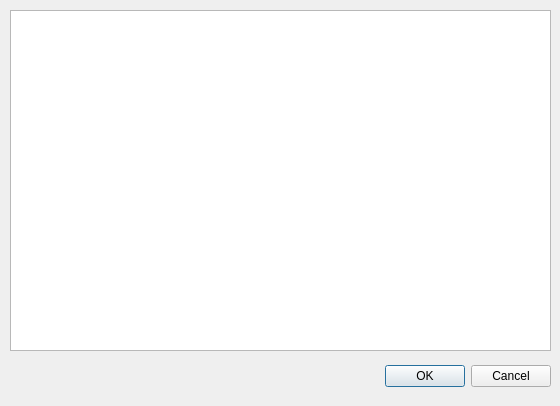
<?xml version="1.0" encoding="UTF-8"?>
<ui version="4.0">
 <class>Dialog</class>
 <widget class="QDialog" name="Dialog">
  <property name="geometry">
   <rect>
    <x>0</x>
    <y>0</y>
    <width>560</width>
    <height>406</height>
   </rect>
  </property>
  <property name="windowTitle">
   <string>Dialog</string>
  </property>
  <widget class="QDialogButtonBox" name="buttonBox">
   <property name="geometry">
    <rect>
     <x>370</x>
     <y>360</y>
     <width>181</width>
     <height>32</height>
    </rect>
   </property>
   <property name="orientation">
    <enum>Qt::Horizontal</enum>
   </property>
   <property name="standardButtons">
    <set>QDialogButtonBox::Cancel|QDialogButtonBox::Ok</set>
   </property>
  </widget>
  <widget class="QTableWidget" name="tableWidget">
   <property name="geometry">
    <rect>
     <x>10</x>
     <y>10</y>
     <width>541</width>
     <height>341</height>
    </rect>
   </property>
  </widget>
 </widget>
 <resources/>
 <connections>
  <connection>
   <sender>buttonBox</sender>
   <signal>accepted()</signal>
   <receiver>Dialog</receiver>
   <slot>accept()</slot>
   <hints>
    <hint type="sourcelabel">
     <x>248</x>
     <y>254</y>
    </hint>
    <hint type="destinationlabel">
     <x>157</x>
     <y>274</y>
    </hint>
   </hints>
  </connection>
  <connection>
   <sender>buttonBox</sender>
   <signal>rejected()</signal>
   <receiver>Dialog</receiver>
   <slot>reject()</slot>
   <hints>
    <hint type="sourcelabel">
     <x>316</x>
     <y>260</y>
    </hint>
    <hint type="destinationlabel">
     <x>286</x>
     <y>274</y>
    </hint>
   </hints>
  </connection>
 </connections>
</ui>
